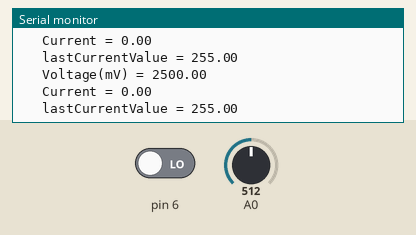
Recording of a sketch running on a simulated Arduino Uno, built with avr-gcc and run on an emulated ATmega328P. On the bench: the last lines printed to the serial monitor. The inputs (shaded band) are chosen by the test bench; at power-on: A0 = 512, pin 6 LOW. EEPROM starts erased.

Above: at 1.3 s.
1.4 s: A0 set to 716
At 1.87 s:
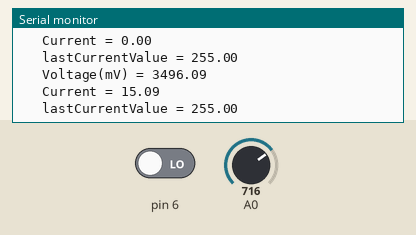
2.9 s: A0 set to 900
At 3.4 s:
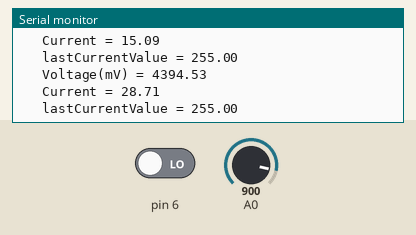
Timing chart, 0 to 5.9 s (numbered marks = the images above; inputs shaded):
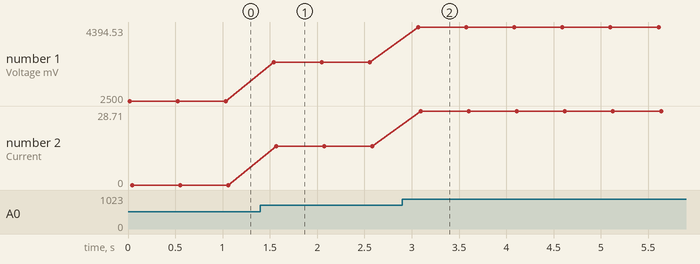

Measured:
- after the input at 1.4 s, the serial monitor: prints a new line after 0.14 s (image 1)
- after the input at 2.9 s, the serial monitor: prints a new line after 0.17 s (image 2)
- plotted number 1: 2500 → 3496.09 after the input at 1.4 s, 3496.09 → 4394.53 after the input at 2.9 s
- plotted number 2: 0 → 15.09 after the input at 1.4 s, 15.09 → 28.71 after the input at 2.9 s

The sketch:

compare_current.ino
```cpp
//#include <ESP8266WiFi.h>
//#include <BlynkSimpleEsp8266.h>
#include <EEPROM.h>

char auth[] = "YourAuthToken";
char ssid[] = "YourNetworkName";
char pass[] = "YourPassword";
int pinValue;

int adcValue = 0;
double adcVoltage(int adcValue);
double currentValue(int offsetVoltage, int sensitivity );
int buttonValue;
double voltage;
double current;

int EEPROM_SIZE = 1;
float lastCurrentValue = 0;

void setup()
{
  // wait for power stable
  delay(10);
  Serial.begin(9600);
  //  Blynk.begin(auth, ssid, pass);
  EEPROM.begin();
  lastCurrentValue = EEPROM.read(0);
  Serial.println(lastCurrentValue);
}

void loop()
{
  //  Blynk.run();
  adcValue = analogRead(A0);
  buttonValue = digitalRead(6);
  voltage = adcVoltage(adcValue);
  current = currentValue(2500, 66);
  Serial.print("\t Voltage(mV) = ");       Serial.println(voltage);
  Serial.print("\t Current = ");           Serial.println(current);
  Serial.print("\t lastCurrentValue = ");  Serial.println(lastCurrentValue);
  //save current value to memory
  EEPROM.write(0, lastCurrentValue);

  // uncomment this condition when using app
  //  if (pinValue == 1 || buttonValue == HIGH) {
  if (current > lastCurrentValue ) {
    Serial.println("working ... ");
    digitalWrite (6, HIGH);
    lastCurrentValue = current;
  }
  //  }
  delay(500);
}

//------------------------------------------------------------------------------------------------ -
// current sensor functions
double adcVoltage(int adcValue ) {
  double adcVoltagex = (adcValue / 1024.0) * 5000;
  return adcVoltagex;
}
double currentValue(int offsetVoltage, int sensitivity ) {
  double currentValuex = ((adcVoltage(adcValue) - offsetVoltage) / sensitivity);
  return currentValuex;
}
//------------------------------------------------------------------------------------------------ -
```
